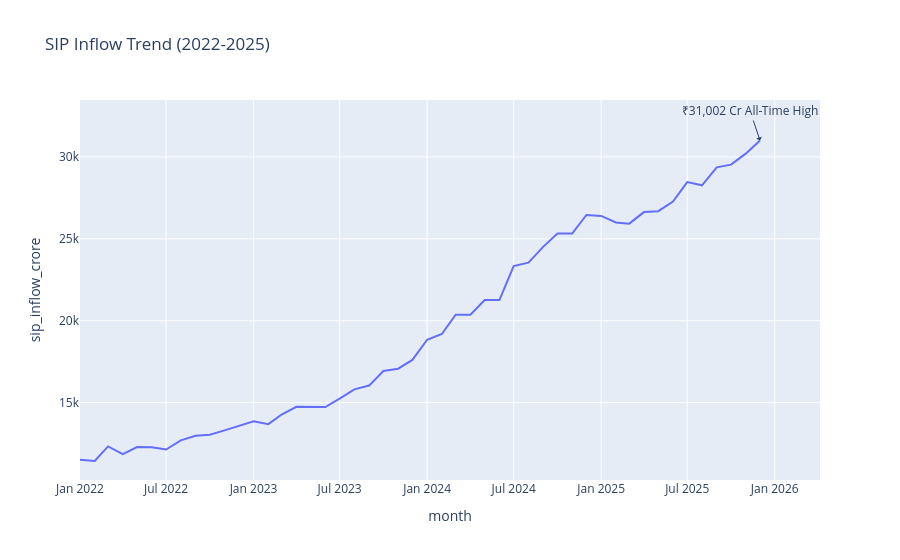

Notebook cell for this chart:
### Markdown cell above
## Task 3: SIP Inflow Time-Series
Monthly SIP inflows highlighting milestones.

### Code cell
sip_df = pd.read_sql("SELECT month, sip_inflow_crore FROM monthly_sip_inflows ORDER BY month", conn)

fig = px.line(sip_df, x='month', y='sip_inflow_crore', title='SIP Inflow Trend (2022-2025)')
fig.add_annotation(x='2025-12', y=31002, text="₹31,002 Cr All-Time High", showarrow=True, arrowhead=1)
fig.write_image("../reports/figures/sip_inflow_trend.png")
fig.show()

### Figure 1 — Plotly figure (JSON) as saved in the notebook; plotly's stock layout.template omitted (floating-point values rounded to 4 significant figures)
{"data": [{"hovertemplate": "month=%{x}<br>sip_inflow_crore=%{y}<extra></extra>", "legendgroup": "", "line": {"color": "#636efa", "dash": "solid"}, "marker": {"symbol": "circle"}, "mode": "lines", "name": "", "orientation": "v", "showlegend": false, "type": "scatter", "x": ["2022-01", "2022-02", "2022-03", "2022-04", "2022-05", "2022-06", "2022-07", "2022-08", "2022-09", "2022-10", "2022-11", "2022-12", "2023-01", "2023-02", "2023-03", "2023-04", "2023-05", "2023-06", "2023-07", "2023-08", "2023-09", "2023-10", "2023-11", "2023-12", "2024-01", "2024-02", "2024-03", "2024-04", "2024-05", "2024-06", "2024-07", "2024-08", "2024-09", "2024-10", "2024-11", "2024-12", "2025-01", "2025-02", "2025-03", "2025-04", "2025-05", "2025-06", "2025-07", "2025-08", "2025-09", "2025-10", "2025-11", "2025-12"], "xaxis": "x", "y": [11520.0, 11440.0, 12330.0, 11860.0, 12290.0, 12280.0, 12140.0, 12690.0, 12980.0, 13040.0, 13310.0, 13570.0, 13860.0, 13690.0, 14280.0, 14750.0, 14750.0, 14730.0, 15240.0, 15810.0, 16040.0, 16930.0, 17070.0, 17610.0, 18840.0, 19190.0, 20370.0, 20370.0, 21260.0, 21260.0, 23330.0, 23550.0, 24510.0, 25320.0, 25320.0, 26460.0, 26400.0, 26000.0, 25930.0, 26630.0, 26690.0, 27270.0, 28460.0, 28260.0, 29360.0, 29530.0, 30200.0, 31000.0], "yaxis": "y"}], "layout": {"annotations": [{"arrowhead": 1, "showarrow": true, "text": "₹31,002 Cr All-Time High", "x": "2025-12", "y": 31002}], "legend": {"tracegroupgap": 0}, "title": {"text": "SIP Inflow Trend (2022-2025)"}, "xaxis": {"anchor": "y", "domain": [0.0, 1.0], "title": {"text": "month"}}, "yaxis": {"anchor": "x", "domain": [0.0, 1.0], "title": {"text": "sip_inflow_crore"}}}}
